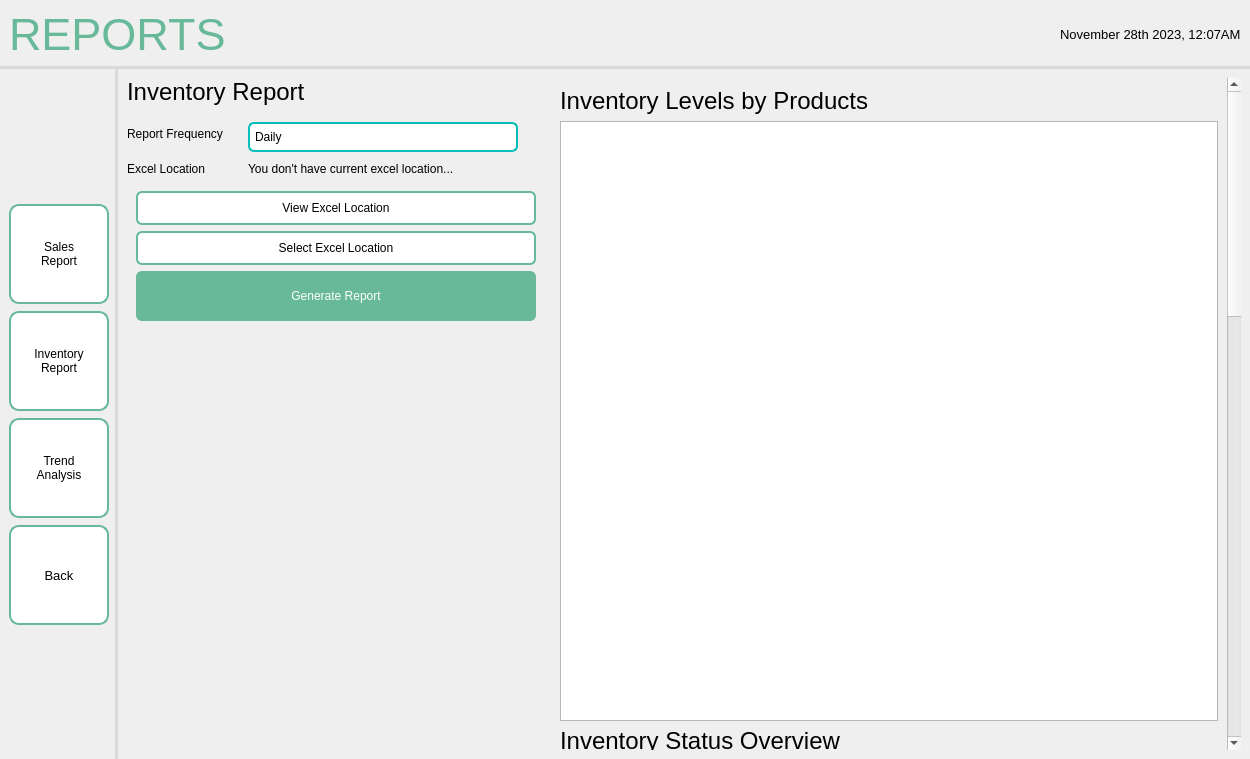
<?xml version="1.0" encoding="UTF-8"?>
<ui version="4.0">
 <class>MainWindow</class>
 <widget class="QMainWindow" name="MainWindow">
  <property name="geometry">
   <rect>
    <x>0</x>
    <y>0</y>
    <width>1250</width>
    <height>759</height>
   </rect>
  </property>
  <property name="windowTitle">
   <string>MainWindow</string>
  </property>
  <widget class="QWidget" name="centralwidget">
   <layout class="QHBoxLayout" name="horizontalLayout">
    <property name="leftMargin">
     <number>0</number>
    </property>
    <property name="topMargin">
     <number>0</number>
    </property>
    <property name="rightMargin">
     <number>0</number>
    </property>
    <property name="bottomMargin">
     <number>0</number>
    </property>
    <item>
     <widget class="QFrame" name="frame">
      <property name="sizePolicy">
       <sizepolicy hsizetype="Preferred" vsizetype="Preferred">
        <horstretch>0</horstretch>
        <verstretch>0</verstretch>
       </sizepolicy>
      </property>
      <property name="frameShape">
       <enum>QFrame::NoFrame</enum>
      </property>
      <property name="frameShadow">
       <enum>QFrame::Plain</enum>
      </property>
      <layout class="QGridLayout" name="gridLayout">
       <property name="leftMargin">
        <number>0</number>
       </property>
       <property name="topMargin">
        <number>0</number>
       </property>
       <property name="rightMargin">
        <number>0</number>
       </property>
       <property name="bottomMargin">
        <number>0</number>
       </property>
       <property name="spacing">
        <number>0</number>
       </property>
       <item row="1" column="0">
        <widget class="QWidget" name="navbar" native="true">
         <property name="sizePolicy">
          <sizepolicy hsizetype="Fixed" vsizetype="Preferred">
           <horstretch>0</horstretch>
           <verstretch>0</verstretch>
          </sizepolicy>
         </property>
         <property name="styleSheet">
          <string notr="true">QWidget {
    border-right: 3px solid #D8DBD9;
}
</string>
         </property>
         <layout class="QVBoxLayout" name="verticalLayout_2">
          <property name="spacing">
           <number>7</number>
          </property>
          <item>
           <spacer name="verticalSpacer">
            <property name="orientation">
             <enum>Qt::Vertical</enum>
            </property>
            <property name="sizeHint" stdset="0">
             <size>
              <width>20</width>
              <height>40</height>
             </size>
            </property>
           </spacer>
          </item>
          <item>
           <widget class="QPushButton" name="salesReportBTN">
            <property name="minimumSize">
             <size>
              <width>100</width>
              <height>100</height>
             </size>
            </property>
            <property name="maximumSize">
             <size>
              <width>100</width>
              <height>100</height>
             </size>
            </property>
            <property name="styleSheet">
             <string notr="true">QPushButton {
    background-color: white;
    border: 2px solid #67B99A;
    color: black;
    padding: 8px 16px;
    border-radius: 10px;
}

QPushButton:hover {
    border: 2px solid #4D926D;
}

QPushButton:pressed {
	background-color: #F0F0F0;
	border: 2px solid #265C42;
}</string>
            </property>
            <property name="text">
             <string>Sales
Report</string>
            </property>
           </widget>
          </item>
          <item>
           <widget class="QPushButton" name="inventoryReportBTN">
            <property name="minimumSize">
             <size>
              <width>100</width>
              <height>100</height>
             </size>
            </property>
            <property name="maximumSize">
             <size>
              <width>100</width>
              <height>100</height>
             </size>
            </property>
            <property name="autoFillBackground">
             <bool>false</bool>
            </property>
            <property name="styleSheet">
             <string notr="true">QPushButton {
    background-color: white;
    border: 2px solid #67B99A;
    color: black;
    padding: 8px 16px;
    border-radius: 10px;
}

QPushButton:hover {
    border: 2px solid #4D926D;
}

QPushButton:pressed {
	background-color: #F0F0F0;
	border: 2px solid #265C42;
}</string>
            </property>
            <property name="text">
             <string>Inventory
Report</string>
            </property>
           </widget>
          </item>
          <item>
           <widget class="QPushButton" name="trendAnalysisBTN">
            <property name="minimumSize">
             <size>
              <width>100</width>
              <height>100</height>
             </size>
            </property>
            <property name="maximumSize">
             <size>
              <width>100</width>
              <height>100</height>
             </size>
            </property>
            <property name="styleSheet">
             <string notr="true">QPushButton {
    background-color: white;
    border: 2px solid #67B99A;
    color: black;
    padding: 8px 16px;
    border-radius: 10px;
}

QPushButton:hover {
    border: 2px solid #4D926D;
}

QPushButton:pressed {
	background-color: #F0F0F0;
	border: 2px solid #265C42;
}</string>
            </property>
            <property name="text">
             <string>Trend
Analysis</string>
            </property>
           </widget>
          </item>
          <item>
           <widget class="QPushButton" name="backBTN">
            <property name="sizePolicy">
             <sizepolicy hsizetype="Fixed" vsizetype="Fixed">
              <horstretch>0</horstretch>
              <verstretch>0</verstretch>
             </sizepolicy>
            </property>
            <property name="minimumSize">
             <size>
              <width>100</width>
              <height>100</height>
             </size>
            </property>
            <property name="maximumSize">
             <size>
              <width>100</width>
              <height>100</height>
             </size>
            </property>
            <property name="font">
             <font>
              <pointsize>10</pointsize>
             </font>
            </property>
            <property name="styleSheet">
             <string notr="true">QPushButton {
    background-color: white;
    border: 2px solid #67B99A;
    color: black;
    padding: 8px 16px;
    border-radius: 10px;
}

QPushButton:hover {
    border: 2px solid #4D926D;
}

QPushButton:pressed {
	background-color: #F0F0F0;
	border: 2px solid #265C42;
}</string>
            </property>
            <property name="text">
             <string>Back</string>
            </property>
            <property name="autoRepeat">
             <bool>false</bool>
            </property>
           </widget>
          </item>
          <item>
           <spacer name="verticalSpacer_3">
            <property name="orientation">
             <enum>Qt::Vertical</enum>
            </property>
            <property name="sizeHint" stdset="0">
             <size>
              <width>20</width>
              <height>40</height>
             </size>
            </property>
           </spacer>
          </item>
         </layout>
        </widget>
       </item>
       <item row="0" column="0" colspan="2">
        <widget class="QWidget" name="header" native="true">
         <property name="styleSheet">
          <string notr="true">QWidget {
    border-bottom: 3px solid #D8DBD9; 
}
</string>
         </property>
         <layout class="QHBoxLayout" name="horizontalLayout_2">
          <item>
           <widget class="QLabel" name="label">
            <property name="font">
             <font>
              <pointsize>-1</pointsize>
             </font>
            </property>
            <property name="layoutDirection">
             <enum>Qt::LeftToRight</enum>
            </property>
            <property name="styleSheet">
             <string notr="true">QLabel {
    color: #67B99A;
    font-size: 45px;
}</string>
            </property>
            <property name="text">
             <string>REPORTS</string>
            </property>
            <property name="scaledContents">
             <bool>false</bool>
            </property>
           </widget>
          </item>
          <item>
           <spacer name="horizontalSpacer">
            <property name="orientation">
             <enum>Qt::Horizontal</enum>
            </property>
            <property name="sizeHint" stdset="0">
             <size>
              <width>40</width>
              <height>20</height>
             </size>
            </property>
           </spacer>
          </item>
          <item>
           <widget class="QLabel" name="sysTimeDate">
            <property name="font">
             <font>
              <pointsize>10</pointsize>
             </font>
            </property>
            <property name="styleSheet">
             <string notr="true">QLabel {
    color: black;
}</string>
            </property>
            <property name="text">
             <string>November 28th 2023, 12:07AM</string>
            </property>
           </widget>
          </item>
         </layout>
        </widget>
       </item>
       <item row="1" column="1">
        <widget class="QFrame" name="Content">
         <layout class="QHBoxLayout" name="horizontalLayout_3">
          <item>
           <widget class="QWidget" name="widget_3" native="true">
            <layout class="QVBoxLayout" name="verticalLayout_5">
             <property name="leftMargin">
              <number>0</number>
             </property>
             <property name="topMargin">
              <number>0</number>
             </property>
             <property name="rightMargin">
              <number>0</number>
             </property>
             <property name="bottomMargin">
              <number>0</number>
             </property>
             <item>
              <widget class="QLabel" name="automaticbackupLBL">
               <property name="font">
                <font>
                 <pointsize>18</pointsize>
                </font>
               </property>
               <property name="text">
                <string>Inventory Report</string>
               </property>
              </widget>
             </item>
             <item>
              <spacer name="verticalSpacer_5">
               <property name="orientation">
                <enum>Qt::Vertical</enum>
               </property>
               <property name="sizeType">
                <enum>QSizePolicy::Fixed</enum>
               </property>
               <property name="sizeHint" stdset="0">
                <size>
                 <width>20</width>
                 <height>10</height>
                </size>
               </property>
              </spacer>
             </item>
             <item>
              <widget class="QWidget" name="widget" native="true">
               <layout class="QFormLayout" name="formLayout">
                <property name="horizontalSpacing">
                 <number>25</number>
                </property>
                <property name="verticalSpacing">
                 <number>10</number>
                </property>
                <property name="leftMargin">
                 <number>0</number>
                </property>
                <property name="topMargin">
                 <number>0</number>
                </property>
                <property name="rightMargin">
                 <number>0</number>
                </property>
                <property name="bottomMargin">
                 <number>0</number>
                </property>
                <item row="0" column="0">
                 <widget class="QLabel" name="frequencyLBL">
                  <property name="text">
                   <string>Report Frequency</string>
                  </property>
                 </widget>
                </item>
                <item row="0" column="1">
                 <widget class="QComboBox" name="frequencyBOX">
                  <property name="minimumSize">
                   <size>
                    <width>270</width>
                    <height>0</height>
                   </size>
                  </property>
                  <property name="maximumSize">
                   <size>
                    <width>270</width>
                    <height>16777215</height>
                   </size>
                  </property>
                  <property name="styleSheet">
                   <string notr="true">QComboBox {
    padding: 5px;
    border: 2px solid #07BEB8;
    border-radius: 6px;
    background-color: #FFFFFF;
    selection-background-color: darkgray;
}

QComboBox::drop-down {
    subcontrol-origin: padding;
    subcontrol-position: right center;
    width: 20px;
    border-left: none;
    border-top-right-radius: 3px;
    border-bottom-right-radius: 3px;
}

QComboBox::down-arrow {
    image: url(:/logos/Icons/gridicons_dropdown.png);
    width: 20px;
    height: 20px;
}</string>
                  </property>
                  <item>
                   <property name="text">
                    <string>Daily</string>
                   </property>
                  </item>
                  <item>
                   <property name="text">
                    <string>Weekly</string>
                   </property>
                  </item>
                  <item>
                   <property name="text">
                    <string>Monthly</string>
                   </property>
                  </item>
                 </widget>
                </item>
                <item row="1" column="0">
                 <widget class="QLabel" name="filelocLBL">
                  <property name="text">
                   <string>Excel Location</string>
                  </property>
                 </widget>
                </item>
                <item row="1" column="1">
                 <widget class="QLabel" name="filelocDISPLAY">
                  <property name="text">
                   <string>You don't have current excel location...</string>
                  </property>
                 </widget>
                </item>
               </layout>
              </widget>
             </item>
             <item>
              <widget class="QWidget" name="widget_2" native="true">
               <layout class="QVBoxLayout" name="verticalLayout">
                <item>
                 <widget class="QPushButton" name="viewBTN">
                  <property name="minimumSize">
                   <size>
                    <width>400</width>
                    <height>0</height>
                   </size>
                  </property>
                  <property name="maximumSize">
                   <size>
                    <width>400</width>
                    <height>16777215</height>
                   </size>
                  </property>
                  <property name="styleSheet">
                   <string notr="true">QPushButton {
    background-color: white;
    border: 2px solid #67B99A;
    color: black;
    padding: 8px 16px;
    border-radius: 6px;
}

QPushButton:hover {
    border: 2px solid #4D926D;
}

QPushButton:pressed {
	background-color: #F0F0F0;
	border: 2px solid #265C42;
}</string>
                  </property>
                  <property name="text">
                   <string>View Excel Location</string>
                  </property>
                 </widget>
                </item>
                <item>
                 <widget class="QPushButton" name="selectfolderBTN">
                  <property name="minimumSize">
                   <size>
                    <width>400</width>
                    <height>0</height>
                   </size>
                  </property>
                  <property name="maximumSize">
                   <size>
                    <width>400</width>
                    <height>16777215</height>
                   </size>
                  </property>
                  <property name="styleSheet">
                   <string notr="true">QPushButton {
    background-color: white;
    border: 2px solid #67B99A;
    color: black;
    padding: 8px 16px;
    border-radius: 6px;
}

QPushButton:hover {
    border: 2px solid #4D926D;
}

QPushButton:pressed {
	background-color: #F0F0F0;
	border: 2px solid #265C42;
}</string>
                  </property>
                  <property name="text">
                   <string>Select Excel Location</string>
                  </property>
                 </widget>
                </item>
                <item>
                 <widget class="QPushButton" name="generateBTN">
                  <property name="minimumSize">
                   <size>
                    <width>400</width>
                    <height>50</height>
                   </size>
                  </property>
                  <property name="maximumSize">
                   <size>
                    <width>400</width>
                    <height>50</height>
                   </size>
                  </property>
                  <property name="font">
                   <font>
                    <bold>false</bold>
                   </font>
                  </property>
                  <property name="styleSheet">
                   <string notr="true">QPushButton {
    background-color: #67B99A;
    color: white;
    border: 2px solid #67B99A;
    padding: 8px 16px;
    border-radius: 6px;
}
QPushButton:hover {
    background-color: #5CAE8B;
    border: 2px solid #5CAE8B;
}
QPushButton:pressed {
    background-color: #4D9C7F;
	border: 2px solid #4D9C7F;
}</string>
                  </property>
                  <property name="text">
                   <string>Generate Report</string>
                  </property>
                 </widget>
                </item>
               </layout>
              </widget>
             </item>
             <item>
              <widget class="QWidget" name="widget_5" native="true">
               <layout class="QVBoxLayout" name="verticalLayout_6">
                <property name="spacing">
                 <number>10</number>
                </property>
                <property name="leftMargin">
                 <number>0</number>
                </property>
                <property name="topMargin">
                 <number>0</number>
                </property>
                <property name="rightMargin">
                 <number>0</number>
                </property>
                <property name="bottomMargin">
                 <number>0</number>
                </property>
               </layout>
              </widget>
             </item>
             <item>
              <spacer name="verticalSpacer_2">
               <property name="orientation">
                <enum>Qt::Vertical</enum>
               </property>
               <property name="sizeHint" stdset="0">
                <size>
                 <width>20</width>
                 <height>40</height>
                </size>
               </property>
              </spacer>
             </item>
            </layout>
           </widget>
          </item>
          <item>
           <widget class="QScrollArea" name="scrollArea">
            <property name="frameShape">
             <enum>QFrame::NoFrame</enum>
            </property>
            <property name="widgetResizable">
             <bool>true</bool>
            </property>
            <widget class="QWidget" name="scrollAreaWidgetContents">
             <property name="geometry">
              <rect>
               <x>0</x>
               <y>-1090</y>
               <width>656</width>
               <height>1977</height>
              </rect>
             </property>
             <layout class="QVBoxLayout" name="verticalLayout_3">
              <item>
               <widget class="QLabel" name="label_2">
                <property name="font">
                 <font>
                  <pointsize>18</pointsize>
                 </font>
                </property>
                <property name="text">
                 <string>Inventory Levels by Products</string>
                </property>
               </widget>
              </item>
              <item>
               <widget class="QGraphicsView" name="levelView">
                <property name="minimumSize">
                 <size>
                  <width>0</width>
                  <height>600</height>
                 </size>
                </property>
                <property name="maximumSize">
                 <size>
                  <width>16777215</width>
                  <height>600</height>
                 </size>
                </property>
                <property name="verticalScrollBarPolicy">
                 <enum>Qt::ScrollBarAlwaysOff</enum>
                </property>
               </widget>
              </item>
              <item>
               <widget class="QLabel" name="label_3">
                <property name="font">
                 <font>
                  <pointsize>18</pointsize>
                 </font>
                </property>
                <property name="text">
                 <string>Inventory Status Overview</string>
                </property>
               </widget>
              </item>
              <item>
               <widget class="QGraphicsView" name="statusView">
                <property name="minimumSize">
                 <size>
                  <width>0</width>
                  <height>600</height>
                 </size>
                </property>
                <property name="maximumSize">
                 <size>
                  <width>16777215</width>
                  <height>600</height>
                 </size>
                </property>
                <property name="verticalScrollBarPolicy">
                 <enum>Qt::ScrollBarAlwaysOff</enum>
                </property>
               </widget>
              </item>
              <item>
               <widget class="QLabel" name="label_4">
                <property name="font">
                 <font>
                  <pointsize>18</pointsize>
                 </font>
                </property>
                <property name="text">
                 <string>Expiry Date Analysis</string>
                </property>
               </widget>
              </item>
              <item>
               <widget class="QGraphicsView" name="expiryView">
                <property name="minimumSize">
                 <size>
                  <width>0</width>
                  <height>600</height>
                 </size>
                </property>
                <property name="maximumSize">
                 <size>
                  <width>16777215</width>
                  <height>600</height>
                 </size>
                </property>
                <property name="verticalScrollBarPolicy">
                 <enum>Qt::ScrollBarAlwaysOff</enum>
                </property>
               </widget>
              </item>
             </layout>
            </widget>
           </widget>
          </item>
         </layout>
        </widget>
       </item>
      </layout>
     </widget>
    </item>
   </layout>
  </widget>
 </widget>
 <resources>
  <include location="../../../../assets/resourceFile.qrc"/>
 </resources>
 <connections/>
</ui>
